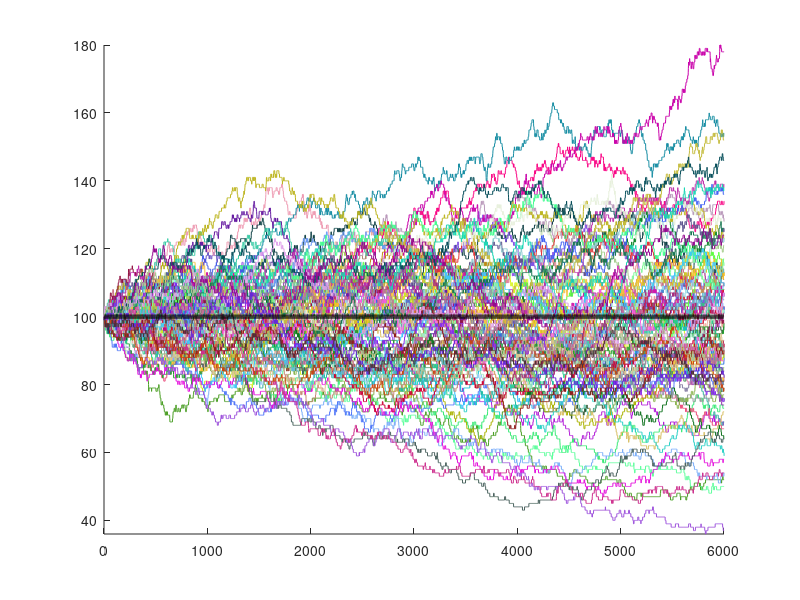

Recreate this plot in MATLAB.
birth_rate = 0.0005;
death_rate = 0.0005;
initial_pop = 100;
n=100;
steps = 6000;
plot_variance = false;


populations = zeros(n, steps+1);
populations(:,1) = initial_pop;

expected = @(t) initial_pop*exp((birth_rate-death_rate)*t);
variance = @(t) initial_pop*(exp(2*(birth_rate-death_rate)*t) - exp((birth_rate-death_rate)*t));
stddev = @(t) sqrt(variance(t));
for i = 1:steps
    for j = 1:n
        random = rand();
        birthChance = birth_rate*populations(j,i);
        deathChance = death_rate*populations(j,i);

        if birthChance + deathChance >= 1
           error('Too big');
        end

        random = random - birthChance;
        if random < 0
           populations(j,i+1) = populations(j,i) + 1;
        else
           random = random - deathChance;
           if random < 0
               populations(j,i+1) = populations(j,i) - 1;
           else
               populations(j,i+1) = populations(j,i);
           end
        end
    end
end

hold on
for i = 1:n
    hex = [rand(), rand(), rand()];
    plot(populations(i,:), 'color', hex);
end

t = 1:steps
plot(t, expected(t), 'k', 'linewidth', 3)

if plot_variance
    plot(t, expected(t)-variance(t), 'r', 'linewidth', 3)
    plot(t, expected(t)+variance(t), 'g', 'linewidth', 3)
end

hold off

axis([0 steps -inf inf])